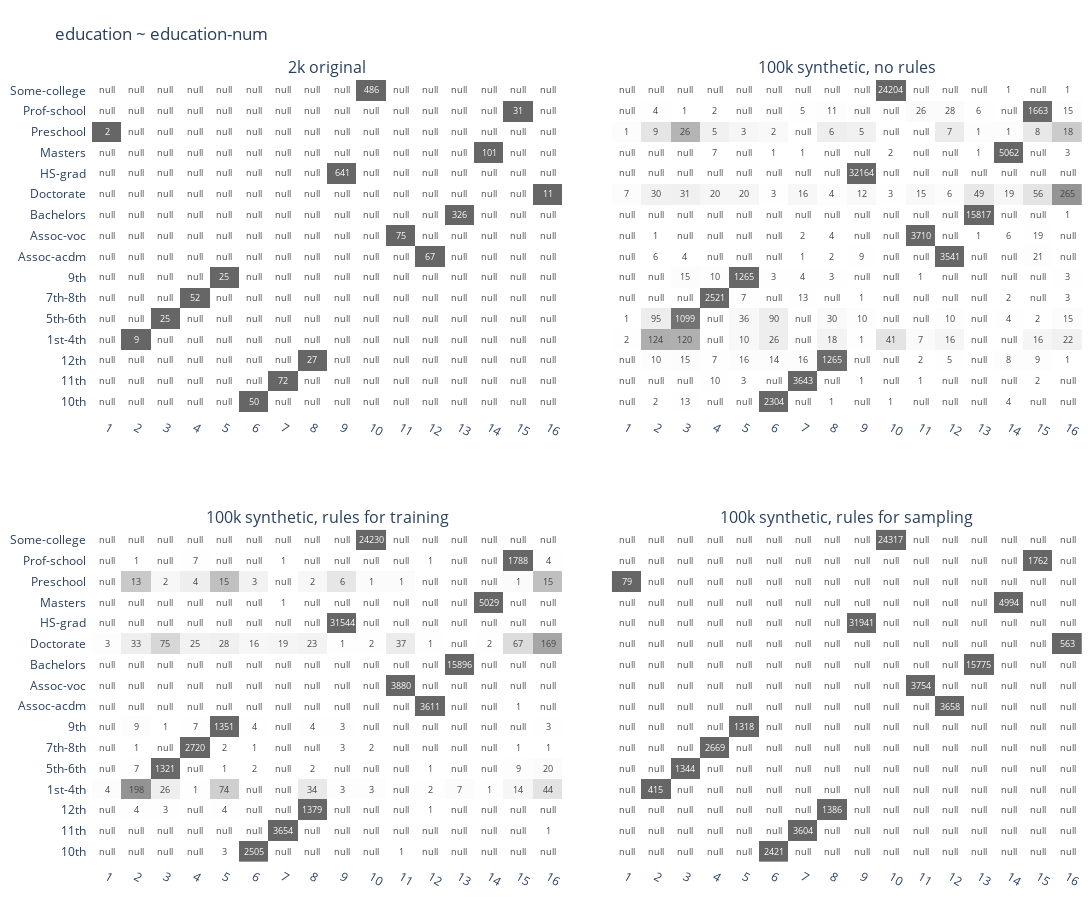

Write notebook code for a chart like this one.
### Code cell
fig = plot_heats('runs/0', 'education', 'education-num')
fig.write_image("figures/adult_education.png")
fig

### Figure 1 — Plotly figure (JSON) as saved in the notebook; plotly's stock layout.template omitted (floating-point values rounded to 4 significant figures; data arrays with more than 128 entries replaced by an {"elided": "..."} marker saying what was removed)
{"data": [{"colorscale": [[0, "white"], [0.3333, "#A7A7A7"], [0.6667, "#7B7B7B"], [1, "#666666"]], "showscale": false, "text": {"elided": "256 int values"}, "textfont": {"size": 9}, "texttemplate": "%{text}", "type": "heatmap", "x": {"elided": "256 int values"}, "xaxis": "x", "y": {"elided": "256 str values"}, "yaxis": "y", "z": {"elided": "256 int values"}, "zmax": 1, "zmin": 0}, {"colorscale": [[0, "white"], [0.3333, "#A7A7A7"], [0.6667, "#7B7B7B"], [1, "#666666"]], "showscale": false, "text": {"elided": "256 int values"}, "textfont": {"size": 9}, "texttemplate": "%{text}", "type": "heatmap", "x": {"elided": "256 int values"}, "xaxis": "x2", "y": {"elided": "256 str values"}, "yaxis": "y2", "z": {"elided": "256 float values"}, "zmax": 1, "zmin": 0}, {"colorscale": [[0, "white"], [0.3333, "#A7A7A7"], [0.6667, "#7B7B7B"], [1, "#666666"]], "showscale": false, "text": {"elided": "256 int values"}, "textfont": {"size": 9}, "texttemplate": "%{text}", "type": "heatmap", "x": {"elided": "256 int values"}, "xaxis": "x3", "y": {"elided": "256 str values"}, "yaxis": "y3", "z": {"elided": "256 float values"}, "zmax": 1, "zmin": 0}, {"colorscale": [[0, "white"], [0.3333, "#A7A7A7"], [0.6667, "#7B7B7B"], [1, "#666666"]], "showscale": false, "text": {"elided": "256 int values"}, "textfont": {"size": 9}, "texttemplate": "%{text}", "type": "heatmap", "x": {"elided": "256 int values"}, "xaxis": "x4", "y": {"elided": "256 str values"}, "yaxis": "y4", "z": {"elided": "256 int values"}, "zmax": 1, "zmin": 0}], "layout": {"annotations": [{"font": {"size": 16}, "showarrow": false, "text": "2k original", "x": 0.2375, "xanchor": "center", "xref": "paper", "y": 1, "yanchor": "bottom", "yref": "paper"}, {"font": {"size": 16}, "showarrow": false, "text": "100k synthetic, no rules", "x": 0.7625, "xanchor": "center", "xref": "paper", "y": 1, "yanchor": "bottom", "yref": "paper"}, {"font": {"size": 16}, "showarrow": false, "text": "100k synthetic, rules for training", "x": 0.2375, "xanchor": "center", "xref": "paper", "y": 0.425, "yanchor": "bottom", "yref": "paper"}, {"font": {"size": 16}, "showarrow": false, "text": "100k synthetic, rules for sampling", "x": 0.7625, "xanchor": "center", "xref": "paper", "y": 0.425, "yanchor": "bottom", "yref": "paper"}], "autosize": false, "height": 900, "margin": {"b": 10, "l": 10, "pad": 5, "r": 10, "t": 80}, "plot_bgcolor": "rgba(0, 0, 0, 0)", "showlegend": false, "title": {"text": "education ~ education-num"}, "width": 1100, "xaxis": {"anchor": "y", "autorange": true, "domain": [0, 0.475], "matches": "x3", "range": [-0.5, 15.5], "showticklabels": true, "tickangle": 30, "type": "category"}, "xaxis2": {"anchor": "y2", "autorange": true, "domain": [0.525, 1], "matches": "x4", "range": [-0.5, 15.5], "showticklabels": true, "tickangle": 30, "type": "category"}, "xaxis3": {"anchor": "y3", "autorange": true, "domain": [0, 0.475], "range": [-0.5, 15.5], "showticklabels": true, "tickangle": 30, "type": "category"}, "xaxis4": {"anchor": "y4", "autorange": true, "domain": [0.525, 1], "range": [-0.5, 15.5], "showticklabels": true, "tickangle": 30, "type": "category"}, "yaxis": {"anchor": "x", "autorange": true, "domain": [0.575, 1], "range": [-0.5, 15.5], "type": "category"}, "yaxis2": {"anchor": "x2", "autorange": true, "domain": [0.575, 1], "matches": "y", "range": [-0.5, 15.5], "showticklabels": false, "type": "category"}, "yaxis3": {"anchor": "x3", "autorange": true, "domain": [0, 0.425], "range": [-0.5, 15.5], "type": "category"}, "yaxis4": {"anchor": "x4", "autorange": true, "domain": [0, 0.425], "matches": "y3", "range": [-0.5, 15.5], "showticklabels": false, "type": "category"}}}
